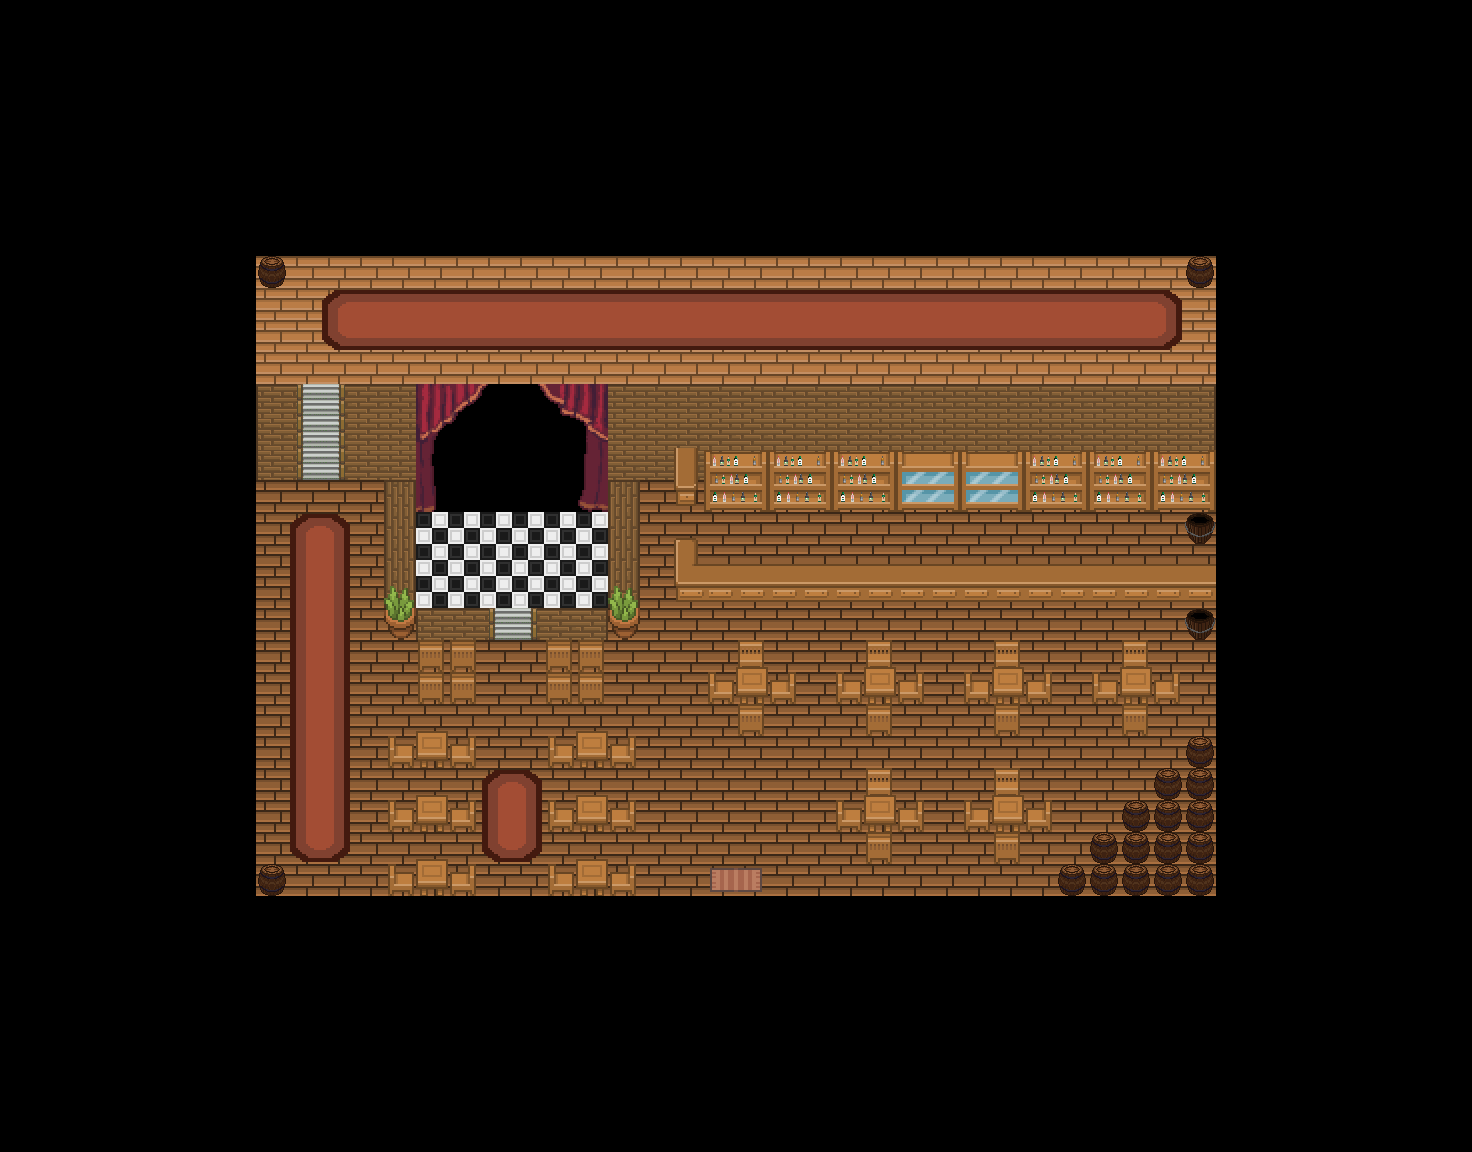

This game map was drawn from its Tiled (.tmx) file and the tilesets committed beside it. A one-line description and the trimmed map source follow:
An orthogonal 46x36 tile map with 32x32 px tiles, 4 tile layers (Ground, Background, Middleground, Foreground), 3 tilesets and 61 objects (4x 0, 4x 5, 1, 7, Justin, ...).

<map version="1.2" tiledversion="1.2.1" orientation="orthogonal" renderorder="right-down" width="46" height="36" tilewidth="32" tileheight="32" infinite="0" nextlayerid="23" nextobjectid="83">
 <tileset firstgid="1" source="TileSets/Indoors.tsx" />
 <tileset firstgid="3601" source="allTiles-17.tsx" />
 <tileset firstgid="3729" source="TileSets/Tavern_Gunstore_1.tsx" />
 <layer id="19" name="Ground" width="46" height="36">
  <data>[1656 cells, 1656 non-empty, 14 distinct tile ids]</data>
 </layer>
 <layer id="20" name="Background" width="46" height="36">
  <data>[1656 cells, 262 non-empty, 41 distinct tile ids]</data>
 </layer>
 <layer id="21" name="Middleground" width="46" height="36">
  <data>[1656 cells, 68 non-empty, 37 distinct tile ids]</data>
 </layer>
 <layer id="22" name="Foreground" width="46" height="36">
  <data>[1656 cells, 21 non-empty, 2 distinct tile ids]</data>
 </layer>
 <objectgroup id="3" name="Collisions">
  <object id="1" x="704" y="383.875" width="511.875" height="118" />
  <object id="3" x="678" y="447.938" width="25.9375" height="48.875" />
  <object id="4" x="678.727" y="537.818" width="19.0909" height="47.4545" />
  <object id="5" x="678.913" y="563.826" width="537.13" height="25.1739" />
  <object id="6" x="1184.87" y="588.13" width="30.1739" height="43" />
  <object id="7" x="1184.82" y="503.034" width="30.1739" height="31" />
  <object id="16" x="1185.99" y="736.071" width="30.0109" height="159.967" />
  <object id="17" x="1153.87" y="767.835" width="32.1359" height="128.149" />
  <object id="18" x="1090.03" y="832.35" width="31.4484" height="63.7295" />
  <object id="19" x="1121.57" y="800.266" width="32.1359" height="95.3545" />
  <object id="20" x="1058.06" y="863.948" width="31.9484" height="32.042" />
  <object id="27" x="345.273" y="383.818" width="70.9091" height="84.1818" />
  <object id="28" x="383.091" y="470" width="32" height="160.273" />
  <object id="29" x="416.273" y="608" width="72.8182" height="32.2727" />
  <object id="30" x="537" y="608" width="70.9091" height="32.0909" />
  <object id="31" x="609" y="471" width="26" height="160" />
  <object id="32" x="607.875" y="384.042" width="96.125" height="84.0189" />
  <object id="33" x="256" y="383.75" width="40.5" height="84.625" />
  <object id="34" x="388" y="858.818" width="88.1818" height="37" />
  <object id="35" x="547.966" y="859.006" width="88.1818" height="37" />
  <object id="37" x="387.926" y="794.906" width="88.1818" height="29" />
  <object id="38" x="547.892" y="795.094" width="88.1818" height="29" />
  <object id="39" x="387.928" y="731.05" width="88.1818" height="27" />
  <object id="40" x="547.894" y="731.238" width="88.1818" height="26" />
  <object id="41" x="418" y="640" width="57.983" height="53.9659" />
  <object id="42" x="545.963" y="640.148" width="57.983" height="52.9659" />
  <object id="43" x="416.545" y="384" width="191.091" height="111.182" />
  <object id="44" x="840" y="801" width="80" height="21" />
  <object id="45" x="866" y="769" width="25" height="76" />
  <object id="46" x="967" y="800.5" width="80" height="21" />
  <object id="47" x="994.5" y="771" width="25" height="76" />
  <object id="48" x="711" y="672.5" width="80" height="21" />
  <object id="49" x="738.5" y="643" width="25" height="76" />
  <object id="50" x="839" y="672.5" width="80" height="21" />
  <object id="51" x="866.5" y="643" width="25" height="76" />
  <object id="52" x="967" y="673.5" width="80" height="21" />
  <object id="53" x="994.5" y="644" width="25" height="76" />
  <object id="54" x="1095" y="671.5" width="80" height="21" />
  <object id="55" x="1122.5" y="642" width="25" height="76" />
  <object id="56" x="251.333" y="223" width="8.66667" height="692" />
  <object id="57" x="228" y="254" width="1035" height="6" />
  <object id="58" x="246" y="893" width="959" height="9" />
  <object id="59" x="1213" y="232" width="5.66667" height="639" />
  <object id="69" x="989.2" y="-146.851" />
  <object id="70" x="236.667" y="871.667" width="2" height="3.66667" />
  <object id="71" x="254.333" y="250.333" width="31.6667" height="26.6667" />
  <object id="72" x="254.333" y="863.667" width="32.3333" height="35" />
  <object id="73" x="1186.67" y="253" width="30.3333" height="25" />
 </objectgroup>
 <objectgroup id="6" name="Points">
  <object id="60" name="1" x="725" y="880" width="25.5" height="11" />
  <object id="61" name="0" x="737" y="853" />
 </objectgroup>
 <objectgroup id="7" name="ItemLayer">
  <object id="65" name="5" x="1087.66" y="348.128" />
  <object id="66" name="5" x="979.71" y="334.771" />
  <object id="67" name="5" x="1049.09" y="330.771" />
  <object id="68" name="5" x="1015.47" y="329.189" />
  <object id="81" name="7" x="1115.32" y="780.724" />
  <object id="82" name="0" x="500.842" y="553.451" />
 </objectgroup>
 <objectgroup id="8" name="EnemyLayer">
  <object id="64" name="0" x="1827" y="510" visible="0">
   <polygon points="0,0 -5,49 -47,0" />
  </object>
 </objectgroup>
 <objectgroup id="9" name="NPCLayer">
  <object id="77" name="Justin" x="812.29" y="723.906" />
  <object id="78" name="Barman2" x="869.108" y="542.929" />
  <object id="79" name="Beth" x="515.572" y="717.593" />
 </objectgroup>
 <objectgroup id="10" name="AnimalLayer">
  <object id="62" name="0" x="1804" y="713" visible="0" />
 </objectgroup>
</map>
